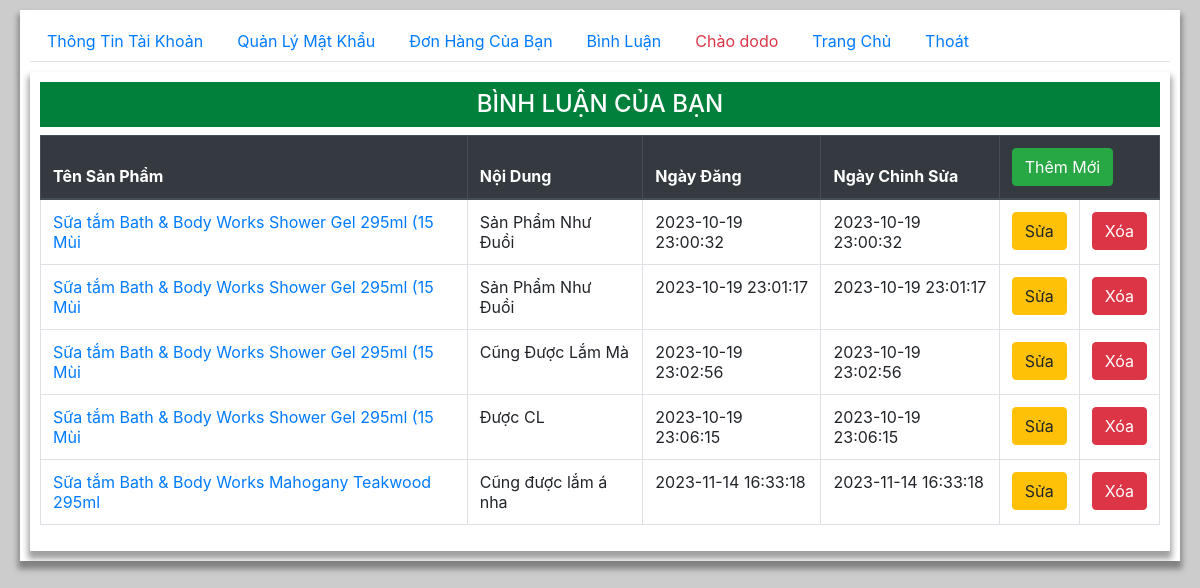
The app's page /user/user.php?page=comment (signed in), older data.
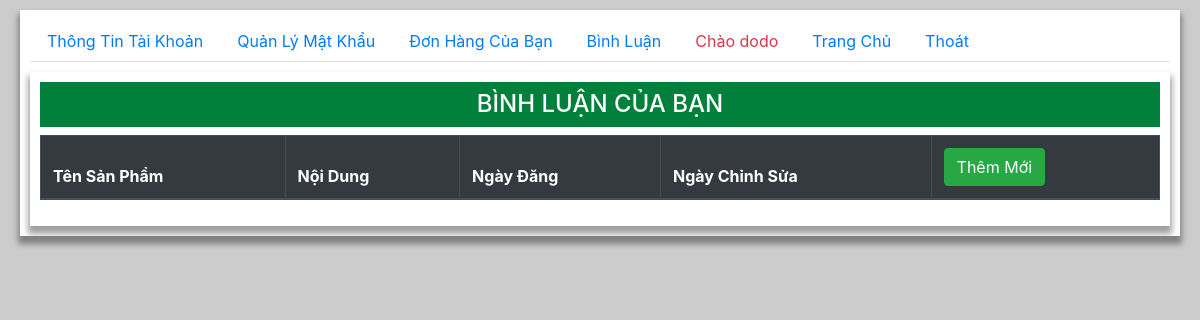
The same page, newer data.
### tables this page shows
CREATE TABLE `cmt` (
  `id` int(11) NOT NULL,
  `content` varchar(255) NOT NULL,
  `id_prod` int(11) NOT NULL,
  `id_user` varchar(20) NOT NULL,
  `create_at` varchar(20) NOT NULL,
  `update_at` varchar(20) NOT NULL
);

CREATE TABLE `product` (
  `id` int(11) NOT NULL,
  `name` varchar(255) NOT NULL,
  `price` int(11) NOT NULL,
  `discount` int(11) DEFAULT NULL,
  `img` varchar(255) NOT NULL,
  `create_at` datetime NOT NULL,
  `update_at` datetime NOT NULL,
  `description` text DEFAULT NULL,
  `view` int(11) NOT NULL,
  `id_cate` int(11) NOT NULL
);

### user/comment.php (the view, shortened to what this page needs)
<div class="container">
    <h2 class="py-2 text-center h4 ">BÌNH LUẬN CỦA BẠN</h2>
    <table class="table table-hover table-bordered">
    <thead  class="thead-dark" >
        <tr>
            <th>Tên Sản Phẩm</th>
            <th>Nội Dung</th>
            <th>Ngày Đăng </th>
            <th>Ngày Chỉnh Sửa </th>
            <th colspan="2"><a class="btn btn-success" href="./orders-add.php">Thêm Mới</a></th>
        </tr>
    </thead>
    <tbody>
    <?php
        require '../model/conn.php';
        if (isset($_COOKIE['usr'])) {
            $username = "where id_user = " ."'" .$_COOKIE['usr'] ."'" ;
        }
        $stmt = $conn ->prepare("SELECT cmt.id, content, id_prod, id_user, cmt.create_at, cmt.update_at, product.name
        FROM cmt join product on cmt.id_prod = product.id $username");
        $stmt -> execute();
        while($cmt = $stmt->fetch()){
            echo "<tr>
                <td><a href='../index.php?page=product&id_prod=$cmt[2]'>$cmt[6]</a></td>
                <td>$cmt[1]</td>
                <td>$cmt[4]</td>
                <td>$cmt[5]</td>
                <td style='width:60px'><a href='./orders-add.php?id=$cmt[0]'><button class='btn btn-warning'>Sửa</button></a></td>
                <td style='width:60px'><button class='btn btn-danger' onclick='delete_cmt($cmt[0])'>Xóa</button></td>
            </tr>";
        }
    ?>
    </tbody>
</table>
</div>

Row changes from the older to the newer data that the page shows:
removed cmt: id_prod.name "Sữa tắm Bath & Body Works Shower Gel 295ml (15 Mùi", content "Sản Phẩm Như Đuồi", create_at "2023-10-19 23:00:32", update_at "2023-10-19 23:00:32"
removed cmt: id_prod.name "Sữa tắm Bath & Body Works Shower Gel 295ml (15 Mùi", content "Sản Phẩm Như Đuồi", create_at "2023-10-19 23:01:17", update_at "2023-10-19 23:01:17"
removed cmt: id_prod.name "Sữa tắm Bath & Body Works Shower Gel 295ml (15 Mùi", content "Cũng Được Lắm Mà", create_at "2023-10-19 23:02:56", update_at "2023-10-19 23:02:56"
removed cmt: id_prod.name "Sữa tắm Bath & Body Works Shower Gel 295ml (15 Mùi", content "Được CL", create_at "2023-10-19 23:06:15", update_at "2023-10-19 23:06:15"
removed cmt: id_prod.name "Sữa tắm Bath & Body Works Mahogany Teakwood 295ml", content "Cũng được lắm á nha", create_at "2023-11-14 16:33:18", update_at "2023-11-14 16:33:18"
